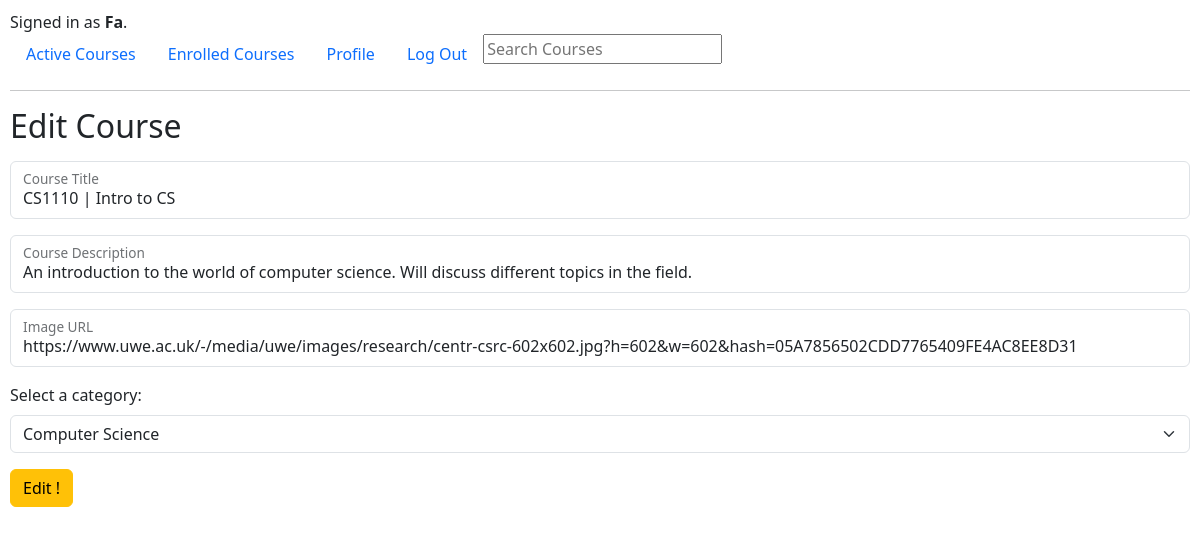
Screenshot of /editCourse/1 (signed in) with the database file from the repository.
### revuCMS/models.py (models this page shows, shortened)
class User(AbstractUser):
    pass

class Course(models.Model):
    title = models.CharField(max_length=20)
    description = models.CharField(max_length=100)
    imageUrl = models.CharField(max_length=300, default=None)
    isActive = models.BooleanField(default=True)
    owner = models.ForeignKey(User, on_delete=models.CASCADE, blank=True, null=True, related_name="user")
    category = models.ForeignKey(Category, on_delete=models.CASCADE, blank=True, null=True, related_name="category")
    enrollment = models.ManyToManyField(User, blank=True, null=True, related_name="CourseEnrollment")

class Category(models.Model):
    categoryName = models.CharField(max_length=20)
    def __str__(self):
        return self.categoryName

### revuCMS/views.py (the view, shortened to what this page needs)
# urls.py: path("editCourse/<int:id>", views.editCourse, name="editCourse"),
def editCourse(request, id):
    if request.method == "GET":
        courseData = Course.objects.get(pk=id)
        allCategories = Category.objects.all()
        return render(request, 'revuCMS/editCourse.html', {
            "course": courseData,
            "categories": allCategories
        })

### revuCMS/templates/revuCMS/editCourse.html (shortened to what this page needs)
{% extends "revuCMS/layout.html" %}
{% block body %}
    <h2>Edit Course</h2>
    <form action="{% url 'editCourse' id=course.id %}" method="POST" class="my-3">
        <div class="form-floating mb-3">
            <input type="text" name="title" class="form-control" id="title" placeholder="Title" value="{{ course.title }}">
            <label for="title">Course Title</label>
        </div>
        <div class="form-floating mb-3">
            <input type="text" name="description" class="form-control" id="description" placeholder="Description" value="{{ course.description }}">
            <label for="description">Course Description</label>
        </div>
        <div class="form-floating mb-3">
            <input type="text" name="imageurl" class="form-control" id="imageurl" placeholder="imageUrl" value="{{ course.imageUrl }}">
            <label for="imageurl">Image URL</label>
        </div>
        <div class="form-group">
            <label for="category">Select a category:</label>
            <select name="category" class="form-select" aria-label="Default select example">
                <option value="{{ course.category }}" selected hidden >{{ course.category }}</option>
            </select>
        </div>
        <button type="submit" class="btn btn-warning">Edit !</button>
    </form>
{% endblock %}

### revuCMS/templates/revuCMS/layout.html (shortened to what this page needs)
{% load static %}
<!DOCTYPE html>
<html lang="en">
    <head>
        <link rel="stylesheet" href="https://stackpath.bootstrapcdn.com/bootstrap/4.4.1/css/bootstrap.min.css">
        <link href="{% static 'revuCMS/styles.css' %}" rel="stylesheet">
        <link rel="stylesheet" href="https://cdn.jsdelivr.net/npm/bootstrap@5.3.2/dist/css/bootstrap.min.css">
        <link rel="stylesheet" href="https://cdnjs.cloudflare.com/ajax/libs/font-awesome/6.5.1/css/all.min.css" />
    </head>
    <body>
        <div>
            {% if user.is_authenticated %}
                Signed in as <strong>{{ user.username }}</strong>.
            {% else %}
                Not signed in.
            {% endif %}
        </div>
        <ul class="nav">
            <li class="nav-item">
                <a class="nav-link" href="{% url 'index' %}">Active Courses</a>
            </li>
            {% if user.is_authenticated %}
                <li class="nav-item">
                    <a class="nav-link" href="{% url 'enrolledCourses' %}">Enrolled Courses</a>
                </li>
                <li class="nav-item">
                    <a class="nav-link" href="{% url 'profile' %}">Profile</a>
                </li>
                <li class="nav-item">
                    <a class="nav-link" href="{% url 'logout' %}">Log Out</a>
                </li>
            {% endif %}
                <li class="nav-item">
                    <form action="{% url 'search' %}" method="POST">
                        <input type="text" class="search" name="q" placeholder="Search Courses">
                    </form>
                </li>
        </ul>
        <hr>
        {% block body %}
        {% endblock %}
    </body>
</html>

### revuCMS/static/revuCMS/styles.css (style rules this page uses)
body { padding: 10px; }

### rows the page displays
User: username "Fa"
Course: title "CS1110 | Intro to CS", description "An introduction to the world of computer science. Will discuss different topics in the field.", imageurl "https://www.uwe.ac.uk/-/media/uwe/images/research/centr-csrc-602x602.jpg?h=602&w=602&hash=05A7856502CDD7765409FE4AC8EE8D31", category "Computer Science"
